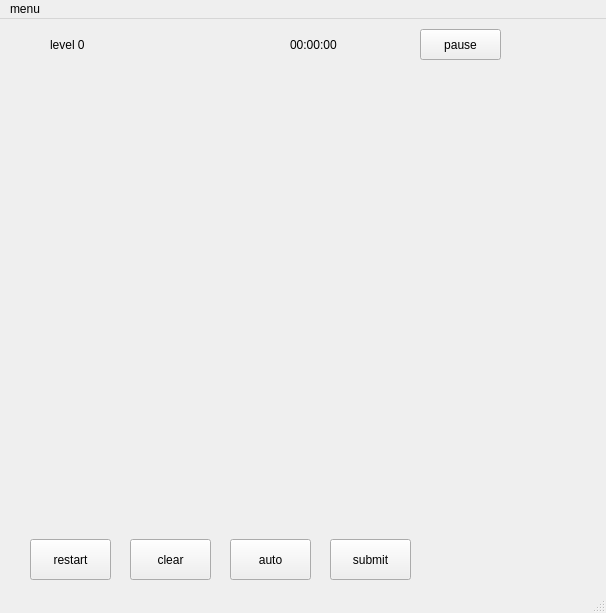
<?xml version="1.0" encoding="UTF-8"?>
<ui version="4.0">
 <class>MainWindow</class>
 <widget class="QMainWindow" name="MainWindow">
  <property name="geometry">
   <rect>
    <x>0</x>
    <y>0</y>
    <width>606</width>
    <height>613</height>
   </rect>
  </property>
  <property name="windowTitle">
   <string>MainWindow</string>
  </property>
  <widget class="QWidget" name="centralWidget">
   <widget class="QPushButton" name="btn_restart">
    <property name="geometry">
     <rect>
      <x>30</x>
      <y>520</y>
      <width>81</width>
      <height>41</height>
     </rect>
    </property>
    <property name="styleSheet">
     <string notr="true">font: 12pt &quot;楷体&quot;;</string>
    </property>
    <property name="text">
     <string>restart</string>
    </property>
   </widget>
   <widget class="QPushButton" name="btn_clear">
    <property name="geometry">
     <rect>
      <x>130</x>
      <y>520</y>
      <width>81</width>
      <height>41</height>
     </rect>
    </property>
    <property name="styleSheet">
     <string notr="true">font: 12pt &quot;楷体&quot;;</string>
    </property>
    <property name="text">
     <string>clear</string>
    </property>
   </widget>
   <widget class="QPushButton" name="btn_auto">
    <property name="geometry">
     <rect>
      <x>230</x>
      <y>520</y>
      <width>81</width>
      <height>41</height>
     </rect>
    </property>
    <property name="styleSheet">
     <string notr="true">font: 12pt &quot;楷体&quot;;</string>
    </property>
    <property name="text">
     <string>auto</string>
    </property>
   </widget>
   <widget class="QPushButton" name="btn_submit">
    <property name="geometry">
     <rect>
      <x>330</x>
      <y>520</y>
      <width>81</width>
      <height>41</height>
     </rect>
    </property>
    <property name="styleSheet">
     <string notr="true">font: 12pt &quot;楷体&quot;;</string>
    </property>
    <property name="text">
     <string>submit</string>
    </property>
   </widget>
   <widget class="QLabel" name="label">
    <property name="geometry">
     <rect>
      <x>290</x>
      <y>10</y>
      <width>111</width>
      <height>31</height>
     </rect>
    </property>
    <property name="styleSheet">
     <string notr="true">font: 14pt &quot;楷体&quot;;</string>
    </property>
    <property name="text">
     <string>00:00:00</string>
    </property>
   </widget>
   <widget class="QPushButton" name="btn_pause">
    <property name="geometry">
     <rect>
      <x>420</x>
      <y>10</y>
      <width>81</width>
      <height>31</height>
     </rect>
    </property>
    <property name="styleSheet">
     <string notr="true">font: 12pt &quot;楷体&quot;;</string>
    </property>
    <property name="text">
     <string>pause</string>
    </property>
   </widget>
   <widget class="QLabel" name="level">
    <property name="geometry">
     <rect>
      <x>50</x>
      <y>10</y>
      <width>111</width>
      <height>31</height>
     </rect>
    </property>
    <property name="styleSheet">
     <string notr="true">font: 14pt &quot;楷体&quot;;</string>
    </property>
    <property name="text">
     <string>level 0</string>
    </property>
   </widget>
  </widget>
  <widget class="QMenuBar" name="menuBar">
   <property name="geometry">
    <rect>
     <x>0</x>
     <y>0</y>
     <width>606</width>
     <height>26</height>
    </rect>
   </property>
   <widget class="QMenu" name="menu">
    <property name="title">
     <string>menu</string>
    </property>
    <addaction name="actionnew_game"/>
   </widget>
   <addaction name="menu"/>
  </widget>
  <widget class="QStatusBar" name="statusBar"/>
  <action name="actionnew_game">
   <property name="text">
    <string>new game</string>
   </property>
  </action>
 </widget>
 <layoutdefault spacing="6" margin="11"/>
 <resources/>
 <connections/>
</ui>
